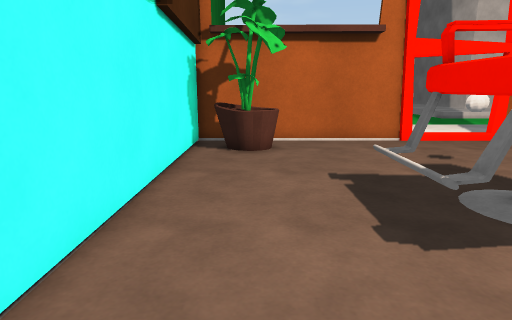
view 1 (above)

16 first-person views from a walk through a 3-D level made in the Unity game engine. The camera is 1.2 m above the floor, tilts 12° down and sees 75° across. The floor is counted in squares, 0.5 m on a side. Each view is taken from the middle of a square. On the plan, view 1 faces up. The plan holds only what a view shows up to about 20 squares ahead; the rest is blank. The place goes on beyond the plan. The player character is not drawn. Some surface patterns are stand-ins.

view 2
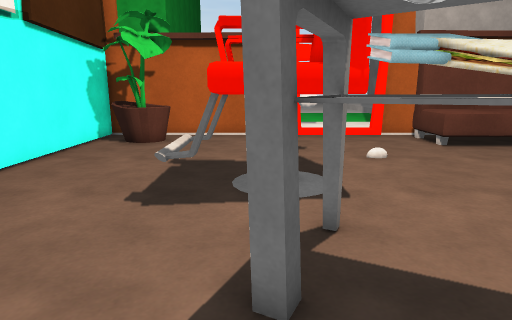

view 3
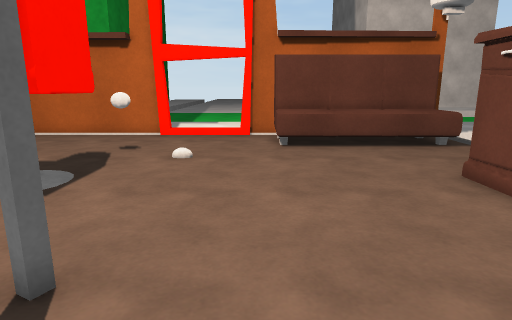

view 4
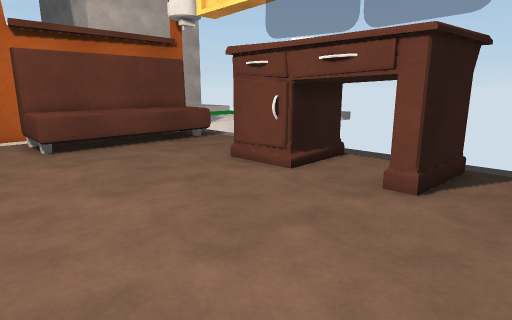

view 5
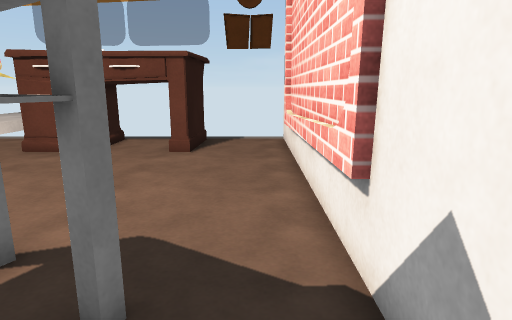

view 6
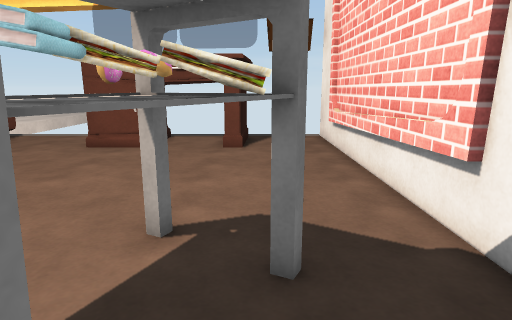

view 7
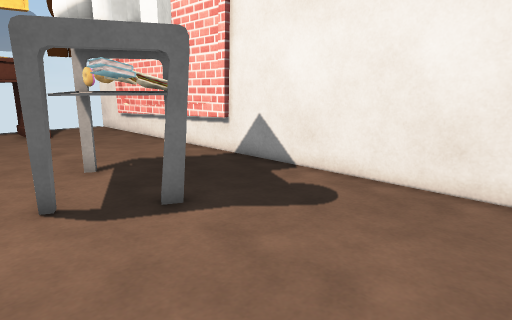

view 8
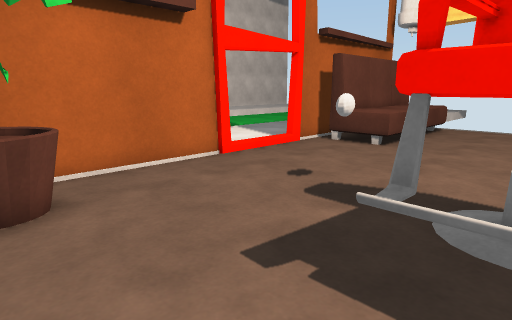

view 9
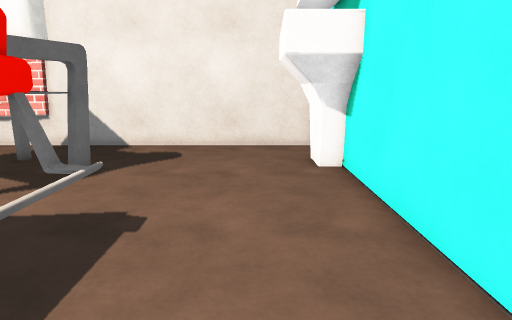

view 10
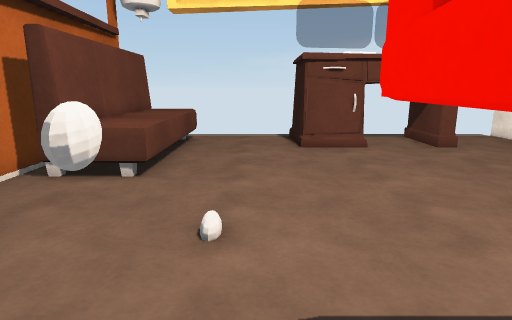

view 11
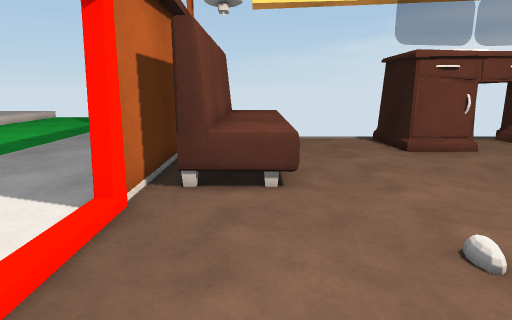

view 12
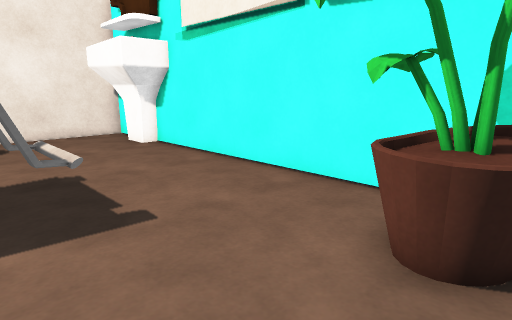

view 13
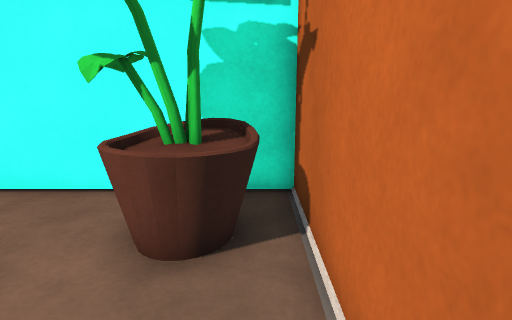

view 14
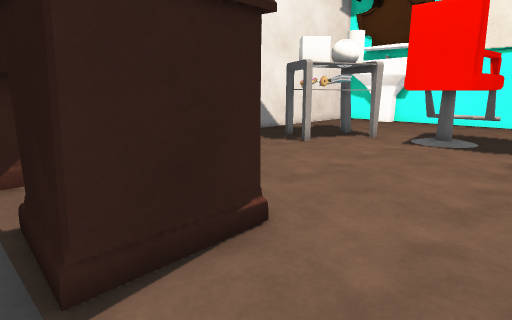

view 15
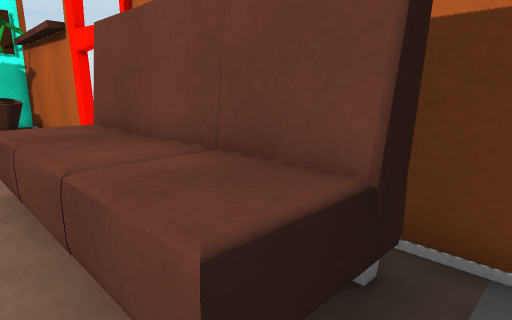

view 16
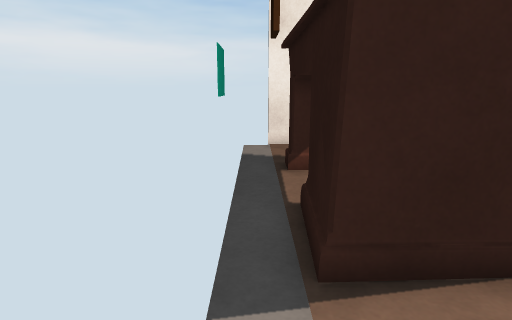

### Floor plan
Key: @ floor where view 1 was taken; # wall or solid block; x gap in a wall; . main floor; : floor 0.25 m higher than the main floor; = window, fence, low wall or low ledge; ^ raised ledge; T thing the floor can be seen under or through; O other object.
Columns run from 3 left of view 1 to 22 right of it. Each row starts with its distance up from view 1.
 16 ###########::::######  ##.
 15 #.===...........#       #.
 14 #.##=...........^^^^^^^^#.
 13 #.=##...........^^^^^^^^..
 12 #..# ...........^^^^^^^^..
 11 #.........................
 10 #.........................
  9 #.........................
  8 #.....Ox..................
  7 #.....O^^^^ .........^^^^.
  6 #.....O^ ^^ .........^  ^.
  5 #.....O^.TT..........^^^^.
  4 #........x...........####.
  3 #........TTT.........#  #.
  2 ###.....TTTTT........#  #.
  1 ###.....TTOTT........####.
  0  ##@......OTT......... ##.
 -1  ##.......................
 -2   #.......................
 -3   #######################

Where each view was taken, in squares from view 1:
view 1: 0 up, 0 right, facing up
view 2: 2 down, 5 right, facing up
view 3: 2 down, 12 right, facing up
view 4: 2 down, 10 right, facing up-right
view 5: 2 down, 5 right, facing right
view 6: 0 up, 4 right, facing right
view 7: 5 up, 1 left, facing down-right
view 8: 6 up, 1 left, facing up-right
view 9: 11 up, 0 right, facing down
view 10: 9 up, 4 right, facing right
view 11: 13 up, 5 right, facing right
view 12: 15 up, 5 right, facing down-left
view 13: 15 up, 5 right, facing left
view 14: 11 up, 22 right, facing down-left
view 15: 11 up, 22 right, facing up-left
view 16: 11 up, 22 right, facing down
